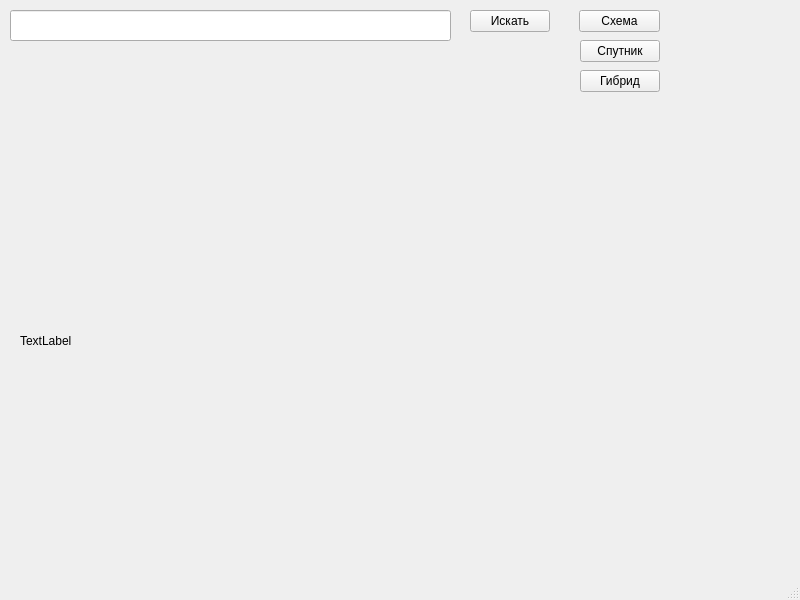
<?xml version="1.0" encoding="UTF-8"?>
<ui version="4.0">
 <class>MainWindow</class>
 <widget class="QMainWindow" name="MainWindow">
  <property name="geometry">
   <rect>
    <x>0</x>
    <y>0</y>
    <width>800</width>
    <height>600</height>
   </rect>
  </property>
  <property name="windowTitle">
   <string>MainWindow</string>
  </property>
  <widget class="QWidget" name="centralwidget">
   <widget class="QLabel" name="label">
    <property name="geometry">
     <rect>
      <x>20</x>
      <y>130</y>
      <width>751</width>
      <height>421</height>
     </rect>
    </property>
    <property name="text">
     <string>TextLabel</string>
    </property>
   </widget>
   <widget class="QLineEdit" name="lineEdit">
    <property name="geometry">
     <rect>
      <x>10</x>
      <y>10</y>
      <width>441</width>
      <height>31</height>
     </rect>
    </property>
   </widget>
   <widget class="QPushButton" name="pushButton">
    <property name="geometry">
     <rect>
      <x>470</x>
      <y>10</y>
      <width>80</width>
      <height>22</height>
     </rect>
    </property>
    <property name="text">
     <string>Искать</string>
    </property>
   </widget>
   <widget class="QPushButton" name="pushButton_2">
    <property name="geometry">
     <rect>
      <x>579</x>
      <y>10</y>
      <width>81</width>
      <height>22</height>
     </rect>
    </property>
    <property name="text">
     <string>Схема</string>
    </property>
   </widget>
   <widget class="QPushButton" name="pushButton_3">
    <property name="geometry">
     <rect>
      <x>580</x>
      <y>40</y>
      <width>80</width>
      <height>22</height>
     </rect>
    </property>
    <property name="text">
     <string>Спутник</string>
    </property>
   </widget>
   <widget class="QPushButton" name="pushButton_4">
    <property name="geometry">
     <rect>
      <x>580</x>
      <y>70</y>
      <width>80</width>
      <height>22</height>
     </rect>
    </property>
    <property name="text">
     <string>Гибрид</string>
    </property>
   </widget>
  </widget>
  <widget class="QMenuBar" name="menubar">
   <property name="geometry">
    <rect>
     <x>0</x>
     <y>0</y>
     <width>800</width>
     <height>19</height>
    </rect>
   </property>
  </widget>
  <widget class="QStatusBar" name="statusbar"/>
 </widget>
 <resources/>
 <connections/>
</ui>
